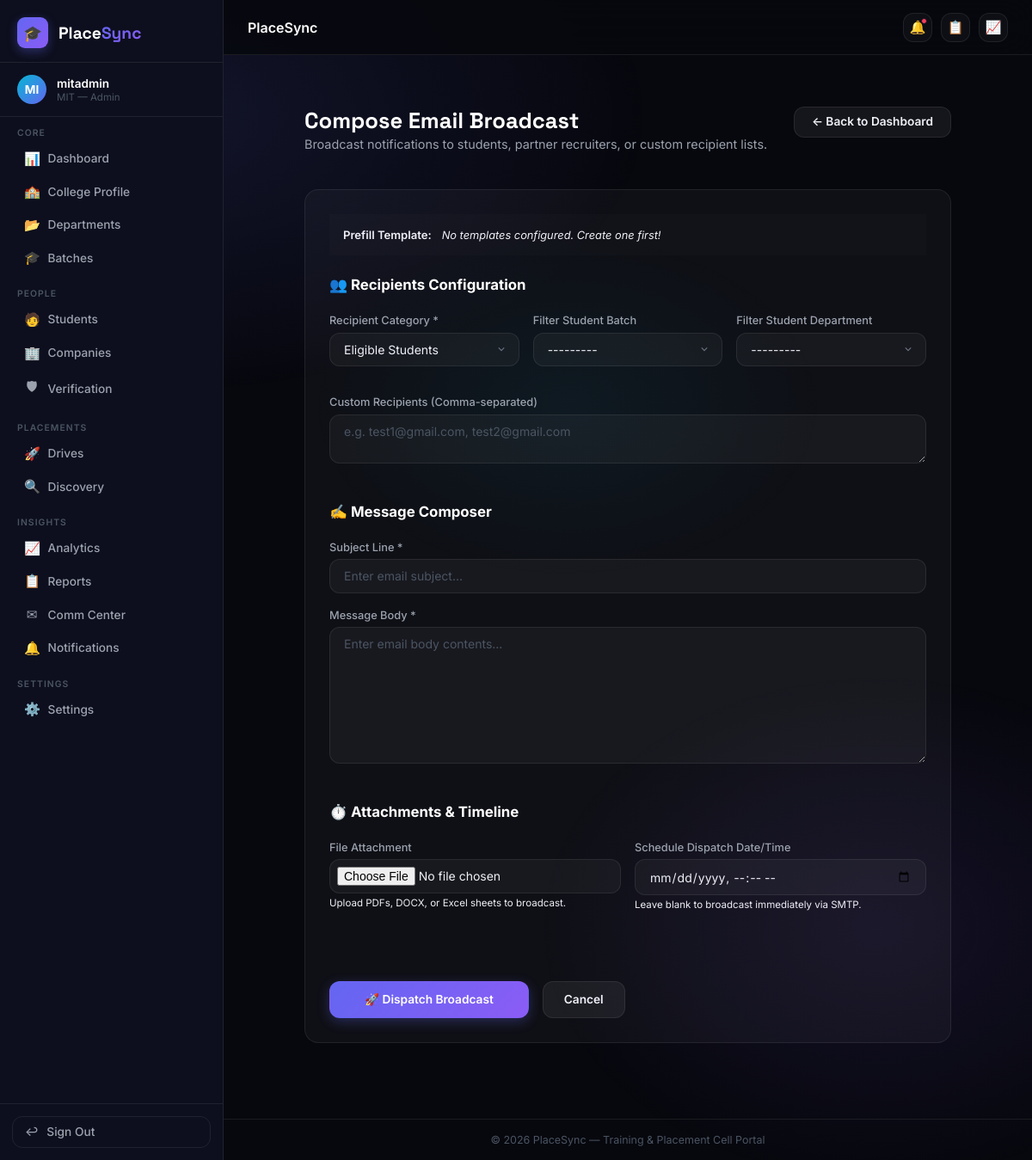
Page /communication/compose/ (signed in) on the committed database.
### accounts/models.py (models this page shows, shortened)
class User(AbstractUser):
    class Role(models.TextChoices):
        COLLEGE_ADMIN = 'COLLEGE_ADMIN', 'College Admin'
        STUDENT = 'STUDENT', 'Student'
    role = models.CharField(
        max_length=20,
        choices=Role.choices,
        default=Role.STUDENT
    )
    college = models.ForeignKey(
        'colleges.College',
        on_delete=models.SET_NULL,
        null=True,
        blank=True,
        related_name='users'
    )
    must_change_password = models.BooleanField(default=False)

### colleges/models.py (models this page shows, shortened)
class College(models.Model):
    name = models.CharField(max_length=255, unique=True)
    code = models.CharField(max_length=50, unique=True, help_text="Unique college code or abbreviation")
    address = models.TextField(blank=True)
    website = models.URLField(blank=True)
    created_at = models.DateTimeField(auto_now_add=True)
    logo = models.ImageField(upload_to='college_logos/', blank=True, null=True)
    university = models.CharField(max_length=255, blank=True)
    email = models.EmailField(blank=True)
    phone = models.CharField(max_length=20, blank=True)
    linkedin = models.URLField(blank=True, verbose_name="LinkedIn")
    twitter = models.URLField(blank=True, verbose_name="Twitter")
    instagram = models.URLField(blank=True, verbose_name="Instagram")

### communication/views.py (the view, shortened to what this page needs)
# urls.py: path('compose/', ComposeEmailView.as_view(), name='compose'),
class ComposeEmailView(LoginRequiredMixin, View):
    template_name = 'communication/compose.html'
    form_class = ComposeEmailForm
    def get(self, request, *args, **kwargs):
        if request.user.role != 'COLLEGE_ADMIN':
            return HttpResponseForbidden()
        template_id = request.GET.get('template_id')
        initial_data = {}
        form = self.form_class(college=request.user.college, initial=initial_data)
        return render(request, self.template_name, {'form': form})

### batches/models.py (called while the page is built)
    def __str__(self):
        return f"{self.name} ({self.department.code})"

### departments/models.py (called while the page is built)
    def __str__(self):
        return f"{self.name} ({self.code}) - {self.college.code}"

### staff_permissions/templatetags/staff_tags.py (called while the page is built)
@register.filter(name='has_perm_filter')
def has_perm_filter(user, permission_name):
    if not user or not user.is_authenticated:
        return False
    return has_staff_permission(user, permission_name)

@register.filter(name='is_college_admin_filter')
def is_college_admin_filter(user):
    if not user or not user.is_authenticated:
        return False
    return is_college_admin(user)

### staff_permissions/utils.py (called while the page is built, shortened)
def is_college_admin(user):
    if not user.is_authenticated:
        return False
    if user.is_superuser:
        return True
    if getattr(user, 'role', '') == 'COLLEGE_ADMIN':
        return not hasattr(user, 'staff_profile')
    return False

def has_staff_permission(user, permission_name):
    if not user.is_authenticated:
        return False
    if is_college_admin(user):
        return True

### templates/communication/compose.html (shortened to what this page needs)
{% extends 'base.html' %}
{% block content %}
<div class="container" style="flex: 1; padding-top: 2rem; padding-bottom: 3rem; max-width: 800px;">
    <div class="dashboard-header" style="border-bottom: none; margin-bottom: 1.5rem;">
        <div>
            <h1 class="dashboard-title">Compose Email Broadcast</h1>
            <p class="dashboard-welcome">Broadcast notifications to students, partner recruiters, or custom recipient lists.</p>
        </div>
        <div>
            <a href="{% url 'communication:dashboard' %}" class="btn btn-secondary">&larr; Back to Dashboard</a>
        </div>
    </div>
    <div class="card-panel" style="margin-top: 0; padding: 1.75rem;">
        <div style="background: rgba(255, 255, 255, 0.01); border: 1px solid var(--card-border); padding: 1rem; border-radius: var(--radius-sm); margin-bottom: 1.5rem; display: flex; gap: 0.75rem; align-items: center; flex-wrap: wrap;">
            <span style="font-size: 0.82rem; color: var(--text-secondary); font-weight: 600;">Prefill Template:</span>
            {% if form.fields.template.queryset %}
                <form method="get" action="{% url 'communication:compose' %}" style="display: flex; gap: 0.5rem; margin: 0; align-items: center; flex: 1;">
                    <select name="template_id" class="form-input" style="font-size: 0.8rem; padding: 0.4rem; max-width: 300px;" onchange="this.form.submit()">
                        <option value="">-- Choose Template --</option>
                        {% for tpl in form.fields.template.queryset %}
                            <option value="{{ tpl.pk }}" {% if request.GET.template_id|add:"0" == tpl.pk %}selected{% endif %}>{{ tpl.name }}</option>
                        {% endfor %}
                    </select>
                    <button type="submit" class="btn btn-secondary btn-xs" style="padding: 0.4rem 0.85rem;">Apply</button>
                </form>
            {% else %}
                <span style="font-size: 0.8rem; color: var(--text-muted); font-style: italic;">No templates configured. Create one first!</span>
            {% endif %}
        </div>
        <form method="post" enctype="multipart/form-data" novalidate style="display: flex; flex-direction: column; gap: 1.5rem;">
            <div>
                <h3 style="font-size: 1.05rem; font-weight: 700; color: #fff; margin-bottom: 1rem; border-bottom: 1px solid var(--card-border); padding-bottom: 0.5rem;">👥 Recipients Configuration</h3>
                <div style="display: grid; grid-template-columns: 1fr 1fr 1fr; gap: 1rem;">
                    <div class="form-group">
                        <label class="form-label" for="id_recipient_type">Recipient Category *</label>
                        {{ form.recipient_type }}
                    </div>
                    <div class="form-group">
                        <label class="form-label" for="id_target_batch">Filter Student Batch</label>
                        {{ form.target_batch }}
                    </div>
                    <div class="form-group">
                        <label class="form-label" for="id_target_department">Filter Student Department</label>
                        {{ form.target_department }}
                    </div>
                </div>
                <div class="form-group" style="margin-top: 1rem;">
                    <label class="form-label" for="id_custom_recipients">Custom Recipients (Comma-separated)</label>
                    {{ form.custom_recipients }}
                </div>
            </div>
            <div>
                <h3 style="font-size: 1.05rem; font-weight: 700; color: #fff; margin-bottom: 1rem; border-bottom: 1px solid var(--card-border); padding-bottom: 0.5rem;">✍️ Message Composer</h3>
                <div class="form-group">
                    <label class="form-label" for="id_subject">Subject Line *</label>
                    {{ form.subject }}
                </div>
                <div class="form-group" style="margin-top: 1rem;">
                    <label class="form-label" for="id_body">Message Body *</label>
                    {{ form.body }}
                </div>
            </div>
            <div>
                <h3 style="font-size: 1.05rem; font-weight: 700; color: #fff; margin-bottom: 1rem; border-bottom: 1px solid var(--card-border); padding-bottom: 0.5rem;">⏱️ Attachments &amp; Timeline</h3>
                <div style="display: grid; grid-template-columns: 1fr 1fr; gap: 1rem;">
                    <div class="form-group">
                        <label class="form-label" for="id_attachment">File Attachment</label>
                        {{ form.attachment }}
                        <span style="font-size: 0.72rem; color: var(--text-muted); display: block; margin-top: 0.25rem;">Upload PDFs, DOCX, or Excel sheets to broadcast.</span>
                    </div>
                    <div class="form-group">
                        <label class="form-label" for="id_scheduled_time">Schedule Dispatch Date/Time</label>
                        {{ form.scheduled_time }}
                        <span style="font-size: 0.72rem; color: var(--text-muted); display: block; margin-top: 0.25rem;">Leave blank to broadcast immediately via SMTP.</span>
                    </div>
                </div>
            </div>
            <div style="display: flex; gap: 1rem; border-top: 1px solid var(--card-border); padding-top: 1.5rem; margin-top: 1rem;">
                <button type="submit" class="btn btn-primary" style="padding: 0.85rem 2.5rem;">🚀 Dispatch Broadcast</button>
                <a href="{% url 'communication:dashboard' %}" class="btn btn-secondary" style="padding: 0.85rem 1.5rem;">Cancel</a>
            </div>
        </form>
    </div>
</div>
{% endblock %}

### templates/base.html (shortened to what this page needs)
{% load static %}
{% load staff_tags %}
<!DOCTYPE html>
<html lang="en">
<head>
    <link rel="stylesheet" href="{% static 'css/style.css' %}">
</head>
<body>
{% if user.is_authenticated %}
<div class="app-layout">
    <aside class="sidebar" role="navigation" aria-label="Main navigation">
        <a href="{% url 'dashboard:index' %}" class="sidebar-brand">
            <div class="sidebar-brand-icon">🎓</div>
            <div class="sidebar-brand-text">Place<span>Sync</span></div>
        </a>
        <div class="sidebar-user">
            <div class="sidebar-avatar">{{ user.username|slice:":2"|upper }}</div>
            <div class="sidebar-user-info">
                <div class="sidebar-user-name">{{ user.username }}</div>
                <div class="sidebar-user-role">{{ user.college.code }} — Admin</div>
            </div>
        </div>
        {% if request.user|has_perm_filter:"dashboard.view" or request.user|has_perm_filter:"system_settings.view" %}
        <div class="sidebar-section">
            <div class="sidebar-section-label">Core</div>
            <ul class="sidebar-nav">
                {% if request.user|has_perm_filter:"dashboard.view" %}
                <li><a href="{% url 'dashboard:index' %}"         class="sidebar-link"><span class="sidebar-link-icon">📊</span> Dashboard</a></li>
                {% endif %}
                {% if request.user|has_perm_filter:"system_settings.view" %}
                <li><a href="{% url 'colleges:profile_detail' %}" class="sidebar-link"><span class="sidebar-link-icon">🏫</span> College Profile</a></li>
                <li><a href="{% url 'departments:list' %}"        class="sidebar-link"><span class="sidebar-link-icon">📂</span> Departments</a></li>
                <li><a href="{% url 'batches:list' %}"            class="sidebar-link"><span class="sidebar-link-icon">🎓</span> Batches</a></li>
                {% endif %}
            </ul>
        </div>
        {% endif %}
        {% if request.user|has_perm_filter:"students.view" or request.user|has_perm_filter:"opportunity_discovery.view" %}
        <div class="sidebar-section">
            <div class="sidebar-section-label">People</div>
            <ul class="sidebar-nav">
                {% if request.user|has_perm_filter:"students.view" %}
                <li><a href="{% url 'students:list' %}"                   class="sidebar-link"><span class="sidebar-link-icon">🧑</span> Students</a></li>
                {% endif %}
                {% if request.user|has_perm_filter:"opportunity_discovery.view" %}
                <li><a href="{% url 'companies:list' %}"                  class="sidebar-link"><span class="sidebar-link-icon">🏢</span> Companies</a></li>
                <li><a href="{% url 'companies:verification_dashboard' %}" class="sidebar-link"><span class="sidebar-link-icon">🛡</span> Verification</a></li>
                {% endif %}
            </ul>
        </div>
        {% endif %}
        {% if request.user|has_perm_filter:"placement_drives.view" or request.user|has_perm_filter:"opportunity_discovery.view" %}
        <div class="sidebar-section">
            <div class="sidebar-section-label">Placements</div>
            <ul class="sidebar-nav">
                {% if request.user|has_perm_filter:"placement_drives.view" %}
                <li><a href="{% url 'placements:list' %}"    class="sidebar-link"><span class="sidebar-link-icon">🚀</span> Drives</a></li>
                {% endif %}
                {% if request.user|has_perm_filter:"opportunity_discovery.view" %}
                <li><a href="{% url 'opportunities:list' %}" class="sidebar-link"><span class="sidebar-link-icon">🔍</span> Discovery</a></li>
                {% endif %}
            </ul>
        </div>
        {% endif %}
        {% if request.user|has_perm_filter:"reports.view" or request.user|has_perm_filter:"messages.view" or request.user|has_perm_filter:"notifications.view" %}
        <div class="sidebar-section">
            <div class="sidebar-section-label">Insights</div>
            <ul class="sidebar-nav">
                {% if request.user|has_perm_filter:"reports.view" %}
                <li><a href="{% url 'analytics:dashboard' %}"         class="sidebar-link"><span class="sidebar-link-icon">📈</span> Analytics</a></li>
                <li><a href="{% url 'reports:dashboard' %}"           class="sidebar-link"><span class="sidebar-link-icon">📋</span> Reports</a></li>
                {% endif %}
                {% if request.user|has_perm_filter:"messages.view" %}
                <li><a href="{% url 'communication:dashboard' %}"     class="sidebar-link"><span class="sidebar-link-icon">✉</span> Comm Center</a></li>
                {% endif %}
                {% if request.user|has_perm_filter:"notifications.view" %}
                <li><a href="{% url 'communication:notifications' %}" class="sidebar-link"><span class="sidebar-link-icon">🔔</span> Notifications</a></li>
                {% endif %}
            </ul>
        </div>
        {% endif %}
        <div class="sidebar-section">
            <div class="sidebar-section-label">Settings</div>
            <ul class="sidebar-nav">
                {% if request.user|is_college_admin_filter %}
                <li><a href="{% url 'staff_permissions:settings' %}" class="sidebar-link"><span class="sidebar-link-icon">⚙️</span> Settings</a></li>
                {% else %}
                <li><a href="{% url 'staff_permissions:change_password' %}" class="sidebar-link"><span class="sidebar-link-icon">🔑</span> Change Password</a></li>
                {% endif %}
            </ul>
        </div>
        <div class="sidebar-footer">
            <a href="{% url 'accounts:logout' %}" class="sidebar-logout">
                <span>↩</span> Sign Out
            </a>
        </div>
    </aside>
    <div class="main-area">
        <header class="topbar">
            <span class="topbar-title">{% block topbar_title %}PlaceSync{% endblock %}</span>
            <div class="topbar-actions">
                <a href="{% url 'communication:notifications' %}" class="topbar-btn" title="Notifications">
                    🔔<span class="topbar-notif-dot"></span>
                </a>
                <a href="{% url 'reports:dashboard' %}"   class="topbar-btn" title="Reports">📋</a>
                <a href="{% url 'analytics:dashboard' %}" class="topbar-btn" title="Analytics">📈</a>
            </div>
        </header>
        <main class="page-content" id="main-content">
{% endif %}
{% block content %}{% endblock %}
{% if user.is_authenticated %}
        </main>
        <footer class="footer">
            &copy; 2026 PlaceSync &mdash; Training &amp; Placement Cell Portal
        </footer>
    </div>
</div>
{% else %}
</div>
{% endif %}
</body>
</html>

### rows in the picture
User: username "MI", username "mitadmin", college.code "MIT"
